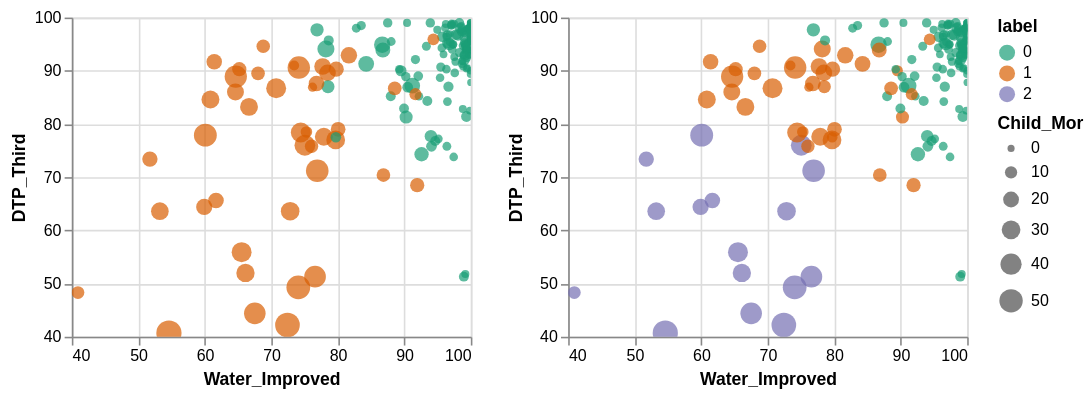

This figure's Vega-Lite source:
### Vega-Lite specification from a JSON file in a GitHub repository (floating-point values rounded to 4 significant figures; data arrays with more than 128 entries replaced by an {"elided": "..."} marker saying what was removed)
{"config": {"view": {"continuousWidth": 600, "continuousHeight": 300}}, "hconcat": [{"data": {"name": "data-45c08c2180a8ab34bf401dd5a541172b"}, "mark": "circle", "encoding": {"color": {"type": "nominal", "field": "label", "scale": {"scheme": "dark2"}}, "size": {"type": "quantitative", "field": "Child_Mor", "scale": {"range": [20, 250]}}, "tooltip": [{"type": "nominal", "field": "Country"}, {"type": "nominal", "field": "Continent"}, {"type": "quantitative", "field": "Child_Mor"}, {"type": "quantitative", "field": "Water_Improved"}, {"type": "quantitative", "field": "Open_Defecation"}, {"type": "quantitative", "field": "DTP_Third"}, {"type": "quantitative", "field": "label"}], "x": {"type": "quantitative", "field": "Water_Improved", "scale": {"zero": false}}, "y": {"type": "quantitative", "field": "DTP_Third", "scale": {"zero": false}}}, "height": 200, "selection": {"selector001": {"type": "interval", "bind": "scales", "encodings": ["x", "y"]}}, "width": 250}, {"data": {"name": "data-2b4a1b7491c3fd12f6c817257fe4abdd"}, "mark": "circle", "encoding": {"color": {"type": "nominal", "field": "label", "scale": {"scheme": "dark2"}}, "size": {"type": "quantitative", "field": "Child_Mor", "scale": {"range": [20, 250]}}, "tooltip": [{"type": "nominal", "field": "Country"}, {"type": "nominal", "field": "Continent"}, {"type": "quantitative", "field": "Child_Mor"}, {"type": "quantitative", "field": "Water_Improved"}, {"type": "quantitative", "field": "Open_Defecation"}, {"type": "quantitative", "field": "DTP_Third"}, {"type": "quantitative", "field": "label"}], "x": {"type": "quantitative", "field": "Water_Improved", "scale": {"zero": false}}, "y": {"type": "quantitative", "field": "DTP_Third", "scale": {"zero": false}}}, "height": 200, "selection": {"selector002": {"type": "interval", "bind": "scales", "encodings": ["x", "y"]}}, "width": 250}], "$schema": "https://vega.github.io/schema/vega-lite/v4.8.1.json", "datasets": {"data-45c08c2180a8ab34bf401dd5a541172b": {"elided": "177 records"}, "data-2b4a1b7491c3fd12f6c817257fe4abdd": {"elided": "177 records"}}}
